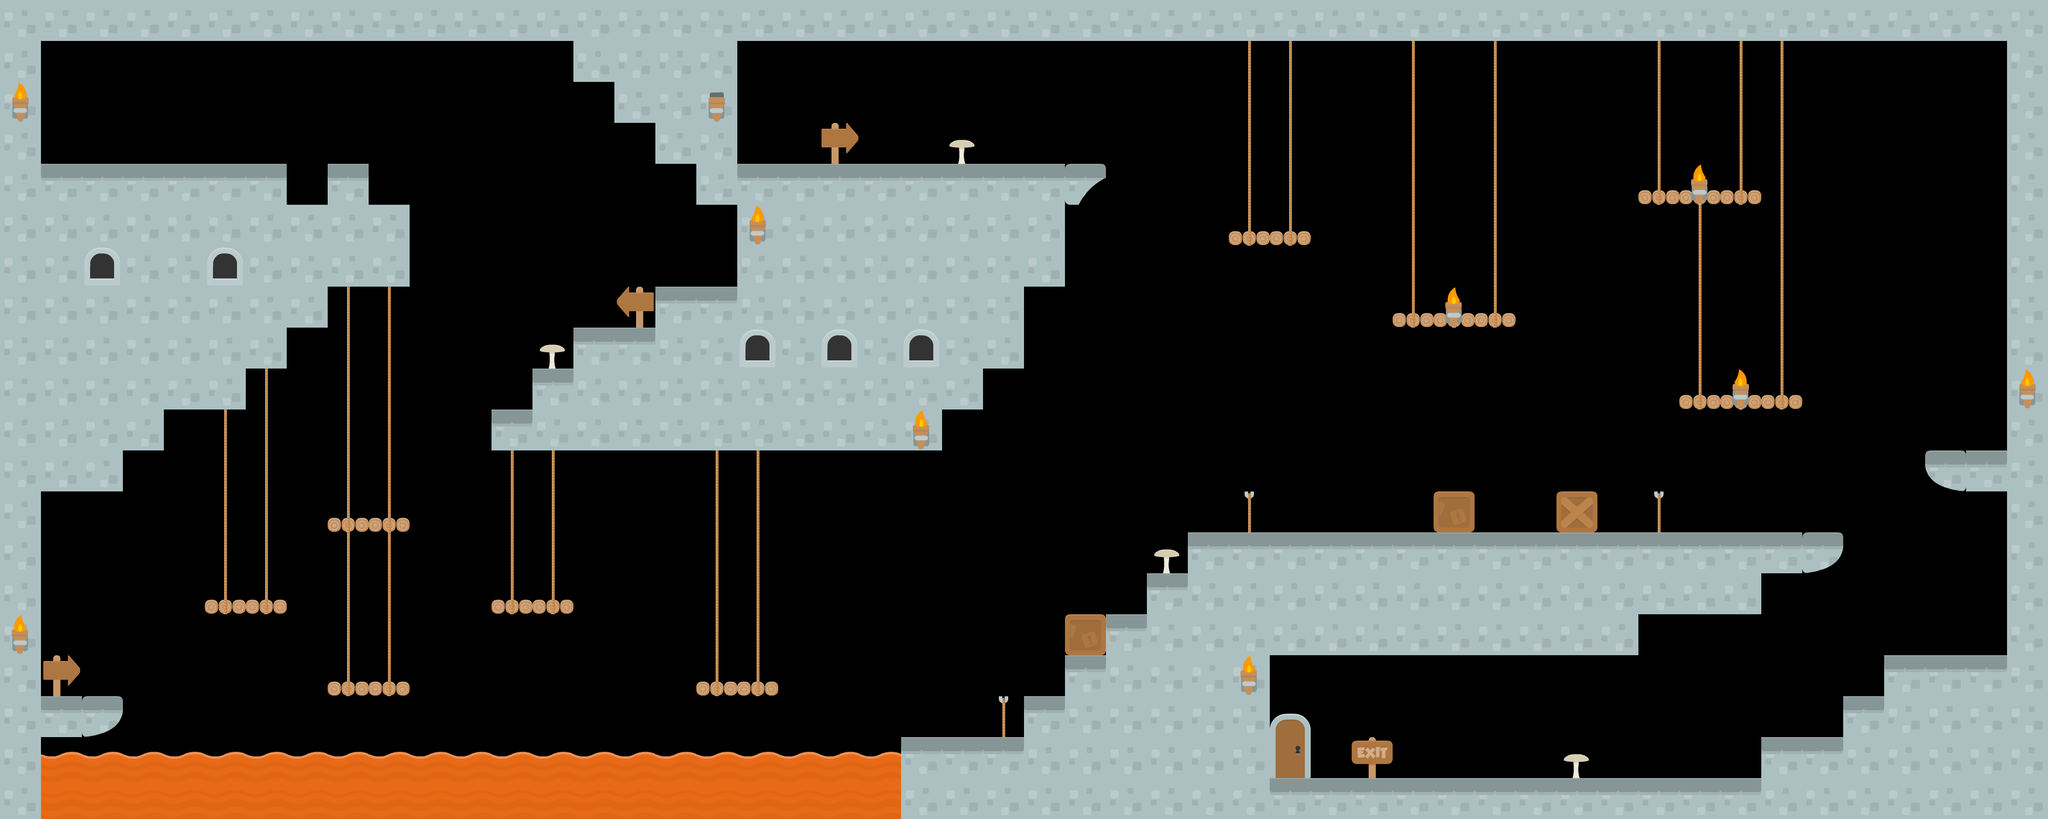

This is a level from a 2D game, rendered from its Tiled map with the project's own tilesets. A one-line summary and the map file follow, with tile-layer data summarised:
An orthogonal 50x20 tile map with 70x70 px tiles, 4 tile layers (Limite, CollisionLayer, Object, End), 4 tilesets.

<map version="1.0" orientation="orthogonal" renderorder="right-down" width="50" height="20" tilewidth="70" tileheight="70" nextobjectid="51">
 <tileset firstgid="1" name="sheet" tilewidth="70" tileheight="70" tilecount="98" columns="14">
  <image source="tiles/map/sheet.png" width="980" height="490" />
  <tile id="84">
   <properties>
    <property name="tileType" value="air" />
   </properties>
  </tile>
 </tileset>
 <tileset firstgid="99" name="tiles_spritesheet" tilewidth="70" tileheight="70" spacing="2" tilecount="156" columns="12">
  <image source="tiles/map/tiles_spritesheet.png" width="914" height="936" />
  <tile id="124">
   <properties>
    <property name="tileType" value="halfDown" />
   </properties>
  </tile>
 </tileset>
 <tileset firstgid="255" name="spritesheet" tilewidth="70" tileheight="70" spacing="1" tilecount="49" columns="7">
  <image source="tiles/map/spritesheet.png" width="512" height="512" />
 </tileset>
 <tileset firstgid="304" name="grayy" tilewidth="32" tileheight="32" tilecount="800" columns="20">
  <image source="tiles/map/grassy_tileset.png" width="640" height="1280" />
 </tileset>
 <layer name="Limite" width="50" height="20">
  <data>[1000 cells, 1000 non-empty, 2 distinct tile ids]</data>
 </layer>
 <layer name="CollisionLayer" width="50" height="20">
  <data>[1000 cells, 1000 non-empty, 7 distinct tile ids]</data>
 </layer>
 <layer name="Object" width="50" height="20">
  <data>[1000 cells, 1000 non-empty, 14 distinct tile ids]</data>
 </layer>
 <layer name="End" width="50" height="20">
  <data>[1000 cells, 1000 non-empty, 3 distinct tile ids]</data>
 </layer>
</map>
